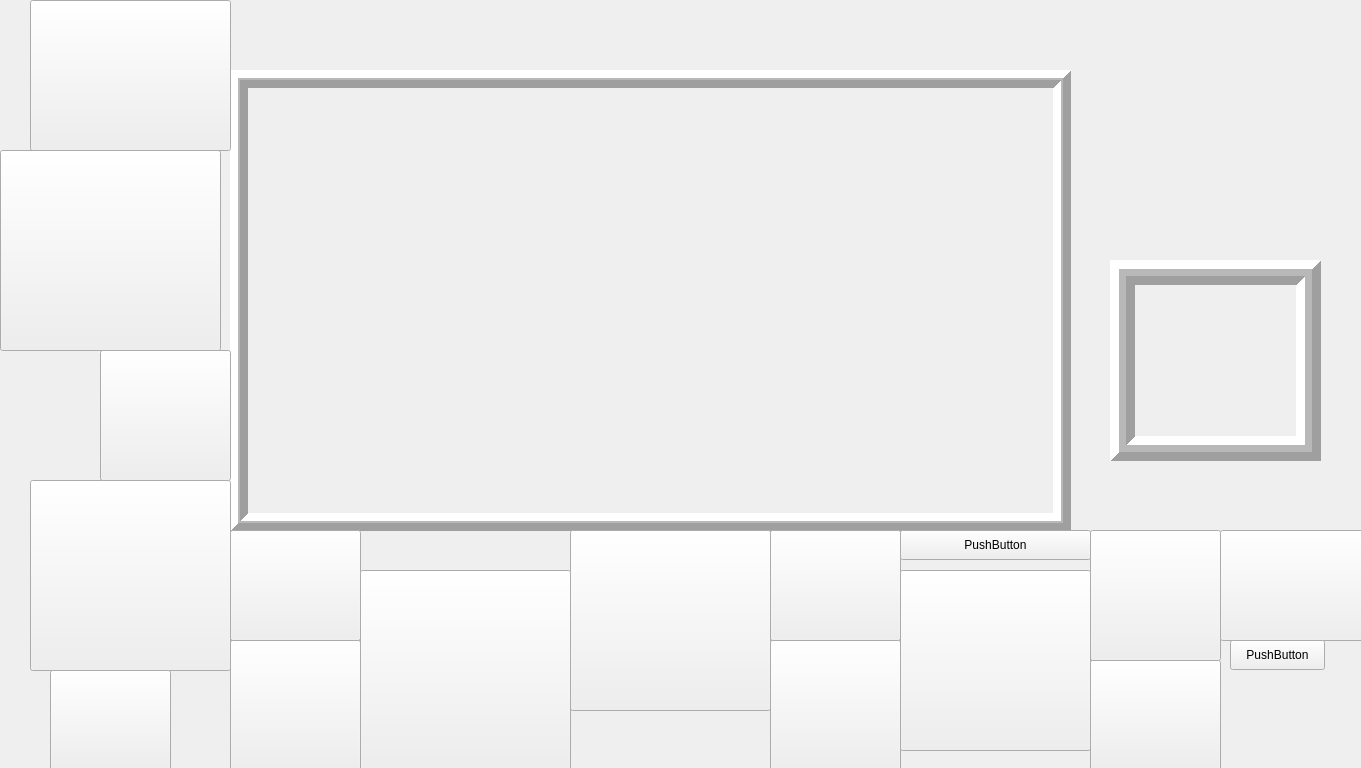
<?xml version="1.0" encoding="UTF-8"?>
<ui version="4.0">
 <class>MainWindow</class>
 <widget class="QMainWindow" name="MainWindow">
  <property name="geometry">
   <rect>
    <x>0</x>
    <y>0</y>
    <width>1361</width>
    <height>768</height>
   </rect>
  </property>
  <property name="windowTitle">
   <string>MainWindow</string>
  </property>
  <property name="layoutDirection">
   <enum>Qt::RightToLeft</enum>
  </property>
  <property name="autoFillBackground">
   <bool>false</bool>
  </property>
  <property name="styleSheet">
   <string notr="true">QPushButton{
background: transparent};</string>
  </property>
  <property name="animated">
   <bool>true</bool>
  </property>
  <property name="documentMode">
   <bool>false</bool>
  </property>
  <widget class="QWidget" name="centralWidget">
   <widget class="QPushButton" name="pushButtonStart">
    <property name="geometry">
     <rect>
      <x>120</x>
      <y>100</y>
      <width>551</width>
      <height>581</height>
     </rect>
    </property>
    <property name="autoFillBackground">
     <bool>false</bool>
    </property>
    <property name="styleSheet">
     <string notr="true">QPushButton{
background: transparent;
background-image: url(:/zas/hipobok.png);
border: none;
margin: 0px;
padding: 0px;
border-color: #FFFFFF; }
QPushButton:hover {background-image: url(:/zas/hipo.png);
qproperty-iconSize:  12 px;}</string>
    </property>
    <property name="text">
     <string/>
    </property>
    <property name="iconSize">
     <size>
      <width>100</width>
      <height>100</height>
     </size>
    </property>
    <property name="shortcut">
     <string>Ctrl+R</string>
    </property>
    <property name="autoRepeat">
     <bool>false</bool>
    </property>
    <property name="autoExclusive">
     <bool>false</bool>
    </property>
    <property name="autoDefault">
     <bool>false</bool>
    </property>
    <property name="flat">
     <bool>false</bool>
    </property>
   </widget>
   <widget class="QPushButton" name="pushButton">
    <property name="geometry">
     <rect>
      <x>30</x>
      <y>200</y>
      <width>16</width>
      <height>30</height>
     </rect>
    </property>
    <property name="styleSheet">
     <string notr="true">QPushButton{
background: transparent;}</string>
    </property>
    <property name="text">
     <string/>
    </property>
   </widget>
   <widget class="QPushButton" name="pushButton3">
    <property name="geometry">
     <rect>
      <x>30</x>
      <y>480</y>
      <width>201</width>
      <height>191</height>
     </rect>
    </property>
    <property name="text">
     <string/>
    </property>
    <property name="iconSize">
     <size>
      <width>188</width>
      <height>196</height>
     </size>
    </property>
   </widget>
   <widget class="QPushButton" name="pushButton1">
    <property name="geometry">
     <rect>
      <x>570</x>
      <y>530</y>
      <width>201</width>
      <height>181</height>
     </rect>
    </property>
    <property name="text">
     <string/>
    </property>
    <property name="iconSize">
     <size>
      <width>179</width>
      <height>186</height>
     </size>
    </property>
   </widget>
   <widget class="QLabel" name="label1">
    <property name="geometry">
     <rect>
      <x>370</x>
      <y>120</y>
      <width>121</width>
      <height>111</height>
     </rect>
    </property>
    <property name="frameShape">
     <enum>QFrame::NoFrame</enum>
    </property>
    <property name="lineWidth">
     <number>0</number>
    </property>
    <property name="text">
     <string/>
    </property>
    <property name="scaledContents">
     <bool>true</bool>
    </property>
   </widget>
   <widget class="QPushButton" name="labelBal1">
    <property name="geometry">
     <rect>
      <x>1100</x>
      <y>10</y>
      <width>221</width>
      <height>291</height>
     </rect>
    </property>
    <property name="text">
     <string/>
    </property>
    <property name="icon">
     <iconset resource="zasoby.qrc">
      <normaloff>:/zas/bal.png</normaloff>:/zas/bal.png</iconset>
    </property>
    <property name="iconSize">
     <size>
      <width>200</width>
      <height>200</height>
     </size>
    </property>
    <property name="flat">
     <bool>true</bool>
    </property>
   </widget>
   <widget class="QPushButton" name="labelBal2">
    <property name="geometry">
     <rect>
      <x>1120</x>
      <y>0</y>
      <width>221</width>
      <height>291</height>
     </rect>
    </property>
    <property name="text">
     <string/>
    </property>
    <property name="icon">
     <iconset resource="zasoby.qrc">
      <normaloff>:/zas/bal15.png</normaloff>:/zas/bal15.png</iconset>
    </property>
    <property name="iconSize">
     <size>
      <width>200</width>
      <height>200</height>
     </size>
    </property>
    <property name="flat">
     <bool>true</bool>
    </property>
   </widget>
   <widget class="QPushButton" name="labelBal3">
    <property name="geometry">
     <rect>
      <x>1130</x>
      <y>20</y>
      <width>221</width>
      <height>291</height>
     </rect>
    </property>
    <property name="text">
     <string/>
    </property>
    <property name="icon">
     <iconset resource="zasoby.qrc">
      <normaloff>:/zas/bal2.png</normaloff>:/zas/bal2.png</iconset>
    </property>
    <property name="iconSize">
     <size>
      <width>200</width>
      <height>200</height>
     </size>
    </property>
    <property name="flat">
     <bool>true</bool>
    </property>
   </widget>
   <widget class="QLabel" name="label4">
    <property name="geometry">
     <rect>
      <x>820</x>
      <y>120</y>
      <width>121</width>
      <height>111</height>
     </rect>
    </property>
    <property name="frameShape">
     <enum>QFrame::NoFrame</enum>
    </property>
    <property name="lineWidth">
     <number>0</number>
    </property>
    <property name="text">
     <string/>
    </property>
    <property name="scaledContents">
     <bool>true</bool>
    </property>
   </widget>
   <widget class="QLabel" name="label3">
    <property name="geometry">
     <rect>
      <x>670</x>
      <y>120</y>
      <width>121</width>
      <height>111</height>
     </rect>
    </property>
    <property name="frameShape">
     <enum>QFrame::NoFrame</enum>
    </property>
    <property name="lineWidth">
     <number>0</number>
    </property>
    <property name="text">
     <string/>
    </property>
    <property name="scaledContents">
     <bool>true</bool>
    </property>
   </widget>
   <widget class="QLabel" name="label2">
    <property name="geometry">
     <rect>
      <x>520</x>
      <y>120</y>
      <width>121</width>
      <height>111</height>
     </rect>
    </property>
    <property name="frameShape">
     <enum>QFrame::NoFrame</enum>
    </property>
    <property name="lineWidth">
     <number>0</number>
    </property>
    <property name="text">
     <string/>
    </property>
    <property name="scaledContents">
     <bool>true</bool>
    </property>
   </widget>
   <widget class="QPushButton" name="pushButton14">
    <property name="geometry">
     <rect>
      <x>770</x>
      <y>530</y>
      <width>131</width>
      <height>111</height>
     </rect>
    </property>
    <property name="text">
     <string/>
    </property>
    <property name="iconSize">
     <size>
      <width>140</width>
      <height>99</height>
     </size>
    </property>
   </widget>
   <widget class="QPushButton" name="pushButton10">
    <property name="geometry">
     <rect>
      <x>770</x>
      <y>640</y>
      <width>131</width>
      <height>131</height>
     </rect>
    </property>
    <property name="text">
     <string/>
    </property>
    <property name="iconSize">
     <size>
      <width>173</width>
      <height>114</height>
     </size>
    </property>
   </widget>
   <widget class="QPushButton" name="pushButton11">
    <property name="geometry">
     <rect>
      <x>1090</x>
      <y>530</y>
      <width>131</width>
      <height>131</height>
     </rect>
    </property>
    <property name="text">
     <string/>
    </property>
    <property name="iconSize">
     <size>
      <width>173</width>
      <height>112</height>
     </size>
    </property>
   </widget>
   <widget class="QPushButton" name="pushButton8">
    <property name="geometry">
     <rect>
      <x>230</x>
      <y>640</y>
      <width>131</width>
      <height>131</height>
     </rect>
    </property>
    <property name="iconSize">
     <size>
      <width>86</width>
      <height>147</height>
     </size>
    </property>
   </widget>
   <widget class="QPushButton" name="pushButton7">
    <property name="geometry">
     <rect>
      <x>230</x>
      <y>530</y>
      <width>131</width>
      <height>111</height>
     </rect>
    </property>
    <property name="text">
     <string/>
    </property>
    <property name="iconSize">
     <size>
      <width>140</width>
      <height>100</height>
     </size>
    </property>
   </widget>
   <widget class="QPushButton" name="pushButton0">
    <property name="geometry">
     <rect>
      <x>360</x>
      <y>570</y>
      <width>211</width>
      <height>201</height>
     </rect>
    </property>
    <property name="text">
     <string/>
    </property>
    <property name="iconSize">
     <size>
      <width>196</width>
      <height>195</height>
     </size>
    </property>
   </widget>
   <widget class="QPushButton" name="pushButton6">
    <property name="geometry">
     <rect>
      <x>50</x>
      <y>670</y>
      <width>121</width>
      <height>101</height>
     </rect>
    </property>
    <property name="text">
     <string/>
    </property>
    <property name="iconSize">
     <size>
      <width>102</width>
      <height>107</height>
     </size>
    </property>
   </widget>
   <widget class="QPushButton" name="pushButton4">
    <property name="geometry">
     <rect>
      <x>900</x>
      <y>570</y>
      <width>191</width>
      <height>181</height>
     </rect>
    </property>
    <property name="text">
     <string/>
    </property>
    <property name="iconSize">
     <size>
      <width>207</width>
      <height>175</height>
     </size>
    </property>
   </widget>
   <widget class="QPushButton" name="pushButton5">
    <property name="geometry">
     <rect>
      <x>1220</x>
      <y>530</y>
      <width>151</width>
      <height>111</height>
     </rect>
    </property>
    <property name="text">
     <string/>
    </property>
    <property name="iconSize">
     <size>
      <width>174</width>
      <height>101</height>
     </size>
    </property>
   </widget>
   <widget class="QPushButton" name="pushButton9">
    <property name="geometry">
     <rect>
      <x>1090</x>
      <y>660</y>
      <width>131</width>
      <height>111</height>
     </rect>
    </property>
    <property name="text">
     <string/>
    </property>
    <property name="iconSize">
     <size>
      <width>114</width>
      <height>96</height>
     </size>
    </property>
   </widget>
   <widget class="QPushButton" name="pushButton13">
    <property name="geometry">
     <rect>
      <x>100</x>
      <y>350</y>
      <width>131</width>
      <height>131</height>
     </rect>
    </property>
    <property name="text">
     <string/>
    </property>
    <property name="iconSize">
     <size>
      <width>129</width>
      <height>113</height>
     </size>
    </property>
   </widget>
   <widget class="QPushButton" name="pushButton2">
    <property name="geometry">
     <rect>
      <x>0</x>
      <y>150</y>
      <width>221</width>
      <height>201</height>
     </rect>
    </property>
    <property name="text">
     <string/>
    </property>
    <property name="iconSize">
     <size>
      <width>223</width>
      <height>197</height>
     </size>
    </property>
   </widget>
   <widget class="QPushButton" name="pushButton12">
    <property name="geometry">
     <rect>
      <x>30</x>
      <y>0</y>
      <width>201</width>
      <height>151</height>
     </rect>
    </property>
    <property name="text">
     <string/>
    </property>
    <property name="iconSize">
     <size>
      <width>150</width>
      <height>148</height>
     </size>
    </property>
   </widget>
   <widget class="QLabel" name="label">
    <property name="geometry">
     <rect>
      <x>1110</x>
      <y>260</y>
      <width>211</width>
      <height>201</height>
     </rect>
    </property>
    <property name="frameShape">
     <enum>QFrame::Box</enum>
    </property>
    <property name="frameShadow">
     <enum>QFrame::Raised</enum>
    </property>
    <property name="lineWidth">
     <number>9</number>
    </property>
    <property name="midLineWidth">
     <number>7</number>
    </property>
    <property name="text">
     <string/>
    </property>
    <property name="alignment">
     <set>Qt::AlignCenter</set>
    </property>
    <property name="wordWrap">
     <bool>false</bool>
    </property>
    <property name="textInteractionFlags">
     <set>Qt::NoTextInteraction</set>
    </property>
   </widget>
   <widget class="QLabel" name="labelAuto">
    <property name="geometry">
     <rect>
      <x>230</x>
      <y>70</y>
      <width>841</width>
      <height>461</height>
     </rect>
    </property>
    <property name="sizePolicy">
     <sizepolicy hsizetype="Minimum" vsizetype="Minimum">
      <horstretch>0</horstretch>
      <verstretch>0</verstretch>
     </sizepolicy>
    </property>
    <property name="minimumSize">
     <size>
      <width>700</width>
      <height>450</height>
     </size>
    </property>
    <property name="frameShape">
     <enum>QFrame::Box</enum>
    </property>
    <property name="frameShadow">
     <enum>QFrame::Raised</enum>
    </property>
    <property name="lineWidth">
     <number>8</number>
    </property>
    <property name="midLineWidth">
     <number>2</number>
    </property>
    <property name="text">
     <string/>
    </property>
    <property name="scaledContents">
     <bool>true</bool>
    </property>
    <property name="textInteractionFlags">
     <set>Qt::NoTextInteraction</set>
    </property>
   </widget>
   <widget class="QPushButton" name="pushButton_2">
    <property name="geometry">
     <rect>
      <x>1260</x>
      <y>680</y>
      <width>101</width>
      <height>81</height>
     </rect>
    </property>
    <property name="text">
     <string/>
    </property>
    <property name="icon">
     <iconset resource="zas3.qrc">
      <normaloff>:/zas/happy music.png</normaloff>:/zas/happy music.png</iconset>
    </property>
    <property name="iconSize">
     <size>
      <width>159</width>
      <height>80</height>
     </size>
    </property>
    <property name="flat">
     <bool>true</bool>
    </property>
   </widget>
   <widget class="QWidget" name="horizontalLayoutWidget">
    <property name="geometry">
     <rect>
      <x>620</x>
      <y>257</y>
      <width>1001</width>
      <height>271</height>
     </rect>
    </property>
    <layout class="QHBoxLayout" name="layout_">
     <item>
      <widget class="QLabel" name="cat">
       <property name="layoutDirection">
        <enum>Qt::LeftToRight</enum>
       </property>
       <property name="text">
        <string/>
       </property>
       <property name="pixmap">
        <pixmap resource="zasoby.qrc">:/zas/cat.ico</pixmap>
       </property>
      </widget>
     </item>
    </layout>
   </widget>
   <widget class="QWidget" name="horizontalLayoutWidget_2">
    <property name="geometry">
     <rect>
      <x>559</x>
      <y>17</y>
      <width>661</width>
      <height>258</height>
     </rect>
    </property>
    <layout class="QHBoxLayout" name="layout">
     <property name="spacing">
      <number>4</number>
     </property>
     <item>
      <widget class="QLabel" name="label_2">
       <property name="layoutDirection">
        <enum>Qt::LeftToRight</enum>
       </property>
       <property name="text">
        <string/>
       </property>
       <property name="pixmap">
        <pixmap resource="zasoby.qrc">:/zas/bal.png</pixmap>
       </property>
      </widget>
     </item>
    </layout>
   </widget>
   <widget class="QPushButton" name="pushButton_3">
    <property name="geometry">
     <rect>
      <x>900</x>
      <y>530</y>
      <width>191</width>
      <height>30</height>
     </rect>
    </property>
    <property name="text">
     <string>PushButton</string>
    </property>
   </widget>
   <widget class="QLabel" name="l">
    <property name="geometry">
     <rect>
      <x>240</x>
      <y>0</y>
      <width>361</width>
      <height>411</height>
     </rect>
    </property>
    <property name="text">
     <string/>
    </property>
   </widget>
   <widget class="QPushButton" name="pushButton_4">
    <property name="geometry">
     <rect>
      <x>1230</x>
      <y>640</y>
      <width>95</width>
      <height>30</height>
     </rect>
    </property>
    <property name="text">
     <string>PushButton</string>
    </property>
   </widget>
   <zorder>labelAuto</zorder>
   <zorder>pushButtonStart</zorder>
   <zorder>pushButton</zorder>
   <zorder>pushButton3</zorder>
   <zorder>pushButton1</zorder>
   <zorder>label1</zorder>
   <zorder>labelBal1</zorder>
   <zorder>labelBal2</zorder>
   <zorder>labelBal3</zorder>
   <zorder>label4</zorder>
   <zorder>label3</zorder>
   <zorder>label2</zorder>
   <zorder>pushButton14</zorder>
   <zorder>pushButton10</zorder>
   <zorder>pushButton11</zorder>
   <zorder>pushButton8</zorder>
   <zorder>pushButton7</zorder>
   <zorder>pushButton0</zorder>
   <zorder>pushButton6</zorder>
   <zorder>pushButton4</zorder>
   <zorder>pushButton5</zorder>
   <zorder>pushButton9</zorder>
   <zorder>pushButton13</zorder>
   <zorder>pushButton2</zorder>
   <zorder>pushButton12</zorder>
   <zorder>label</zorder>
   <zorder>pushButton_2</zorder>
   <zorder>horizontalLayoutWidget</zorder>
   <zorder>horizontalLayoutWidget_2</zorder>
   <zorder>pushButton_3</zorder>
   <zorder>l</zorder>
   <zorder>pushButton_4</zorder>
  </widget>
 </widget>
 <layoutdefault spacing="6" margin="11"/>
 <resources>
  <include location="zas3.qrc"/>
  <include location="zasoby.qrc"/>
 </resources>
 <connections/>
</ui>
